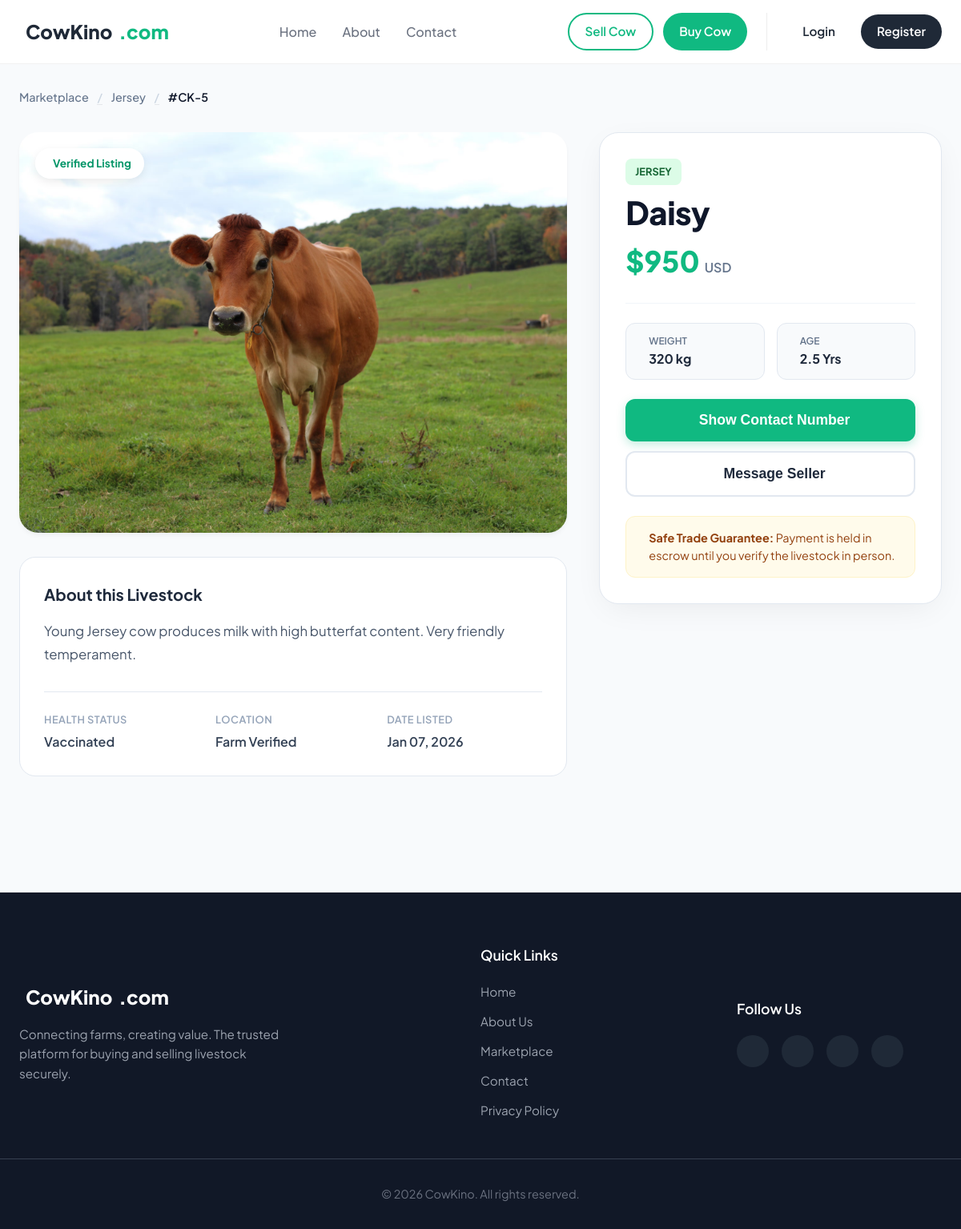
/view/cow_details.php?id=5, run on the app's committed database.
### tables this page shows
CREATE TABLE `cows` (
  `name` varchar(20) NOT NULL,
  `id` int(11) NOT NULL,
  `price` int(20) NOT NULL,
  `breed` varchar(20) NOT NULL,
  `age` float NOT NULL,
  `weight` int(5) NOT NULL,
  `photo_url` varchar(150) NOT NULL,
  `description` varchar(500) NOT NULL
);

### model/cows.php (called while the page is built, shortened)
<?php
require_once __DIR__ . '/DataBase.php';
function GetCowById($id)
{
    global $conn;
    $sql = "SELECT * FROM cows WHERE id = ?";
    $stmt = mysqli_prepare($conn, $sql);
    mysqli_stmt_bind_param($stmt, "i", $id);
    mysqli_stmt_execute($stmt);
    $result = mysqli_stmt_get_result($stmt);
    if ($row = mysqli_fetch_assoc($result)) {
        return $row;
    } else {
        return null;
    }
}

### view/cow_details.php (the view, shortened to what this page needs)
<?php
require_once '../model/cows.php';
$cowId = $_GET['id'];
$cow = GetCowById($cowId);
?>
<!DOCTYPE html>
<html lang="en">
<head>
    <link rel="stylesheet" href="../Asset/style/style.css" />
</head>
<body class="page-bg">
    <?php include "./header.php"; ?>
    <main class="product-page">
        <div class="container">
            <nav class="breadcrumb-clean">
                <a href="buy.php">Marketplace</a>
                <span class="divider">/</span>
                <a href="#"><?php echo htmlspecialchars($cow['breed']); ?></a>
                <span class="divider">/</span>
                <span class="current">#CK-<?php echo $cow['id']; ?></span>
            </nav>
            <div class="product-layout">
                <div class="product-visuals">
                    <div class="main-gallery-wrapper">
                        <img src="../upload/<?php echo htmlspecialchars($cow['photo_url']); ?>"
                             alt="<?php echo htmlspecialchars($cow['name']); ?>"
                             class="hero-image"
                             onerror="this.src='https://via.placeholder.com/1200x800?text=No+Image+Available'">
                        <div class="floating-badge">
                            <i class="ph-fill ph-check-circle"></i> Verified Listing
                        </div>
                    </div>
                    <div class="product-description-block">
                        <h3>About this Livestock</h3>
                        <div class="text-content">
                            <p><?php echo nl2br(htmlspecialchars($cow['description'])); ?></p>
                        </div>
                        <div class="specs-table">
                            <div class="spec-row">
                                <span class="spec-label">Health Status</span>
                                <span class="spec-value">Vaccinated</span>
                            </div>
                            <div class="spec-row">
                                <span class="spec-label">Location</span>
                                <span class="spec-value">Farm Verified</span>
                            </div>
                            <div class="spec-row">
                                <span class="spec-label">Date Listed</span>
                                <span class="spec-value"><?php echo date('M d, Y'); ?></span>
                            </div>
                        </div>
                    </div>
                </div>
                <aside class="product-sidebar">
                    <div class="sidebar-card">
                        <div class="sidebar-header">
                            <span class="breed-tag"><?php echo htmlspecialchars($cow['breed']); ?></span>
                            <h1 class="cow-title"><?php echo htmlspecialchars($cow['name']); ?></h1>
                            <div class="price-block">
                                <span class="amount">$<?php echo number_format($cow['price']); ?></span>
                                <span class="currency">USD</span>
                            </div>
                        </div>
                        <div class="divider-line"></div>
                        <div class="quick-stats">
                            <div class="stat-pill">
                                <div>
                                    <span class="lbl">Weight</span>
                                    <span class="val"><?php echo htmlspecialchars($cow['weight']); ?> kg</span>
                                </div>
                            </div>
                            <div class="stat-pill">
                                <div>
                                    <span class="lbl">Age</span>
                                    <span class="val"><?php echo htmlspecialchars($cow['age']); ?> Yrs</span>
                                </div>
                            </div>
                        </div>
                        <div class="sidebar-actions">
                            <button class="btn-primary-block">
                                <i class="ph-bold ph-phone"></i> Show Contact Number
                            </button>
                            <button class="btn-outline-block">
                                <i class="ph-bold ph-chat-circle-text"></i> Message Seller
                            </button>
                        </div>
                        <div class="safety-box">
                            <p><strong>Safe Trade Guarantee:</strong> Payment is held in escrow until you verify the livestock in person.</p>
                        </div>
                    </div>
                </aside>
            </div>
        </div>
    </main>
    <?php include "./footer.php"; ?>
</body>
</html>

### data on the page
cows: breed "Jersey", id "5", photo_url (picture), description "Young Jersey cow produces milk with high butterfat content. Very friendly temperament.", breed "JERSEY", name "Daisy", price "950", weight "320", age "2.5"
